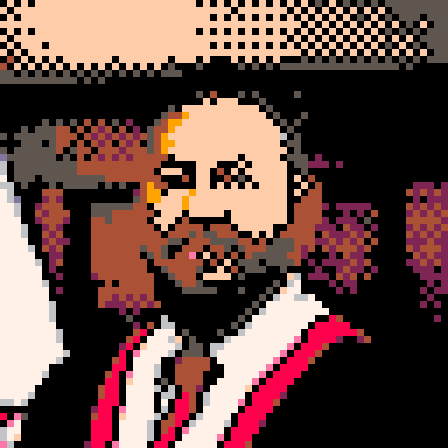
#> input picture pixel-art/salida/pico8.png, 448 x 448 px
$ python -i pixelar.py   (imports and definitions only)
#> lines starting #> are read from the running program, lines starting #| are printed output that depends on the picture
#!/usr/bin/env python3
"""Convierte una imagen normal en pixel art estilo consola retro (Atari, NES, Game Boy...).

Uso rápido:
    python3 pixelar.py foto.jpg --preset nes
    python3 pixelar.py foto.jpg --preset gameboy --crt
    python3 pixelar.py foto.jpg --galeria salida/      # todos los presets + hoja comparativa
    python3 pixelar.py foto.jpg --ancho 72 --paleta pico8 --dither atkinson --contorno

Etapas (cada una se puede ajustar por separado):
  1. Ajuste previo: contraste, saturación, brillo, nitidez, suavizado.
  2. Reducción: la imagen se lleva a pocos píxeles (--ancho), con píxel ancho opcional (--aspecto 2 = Atari/C64).
  3. Paleta: fija de consola (nes, gameboy, atari2600, pico8, c64, cga, zx, sms, ega) o adaptativa (--colores N),
     con límite de colores (--max-colores) y profundidad de bits de la consola (--bits 5 = SNES).
  4. Tramado (dithering): none, floyd, atkinson, sierra, bayer2, bayer4, bayer8 (--intensidad-dither).
  5. Contorno oscuro estilo sprite (--contorno).
  6. Ampliación con vecino más cercano (--escala) y efectos de pantalla: rejilla, scanlines, CRT, viñeta, curvatura.
"""
import argparse
import colorsys
import os
import sys

import numpy as np
from PIL import Image, ImageDraw, ImageEnhance, ImageFilter, ImageFont, ImageOps


# ---------------------------------------------------------------- paletas

def _hex(s):
    return [tuple(int(h[i:i + 2], 16) for i in (0, 2, 4)) for h in s.split()]


NES = _hex("""
7C7C7C 0000FC 0000BC 4428BC 940084 A80020 A81000 881400 503000 007800 006800 005800 004058 000000
BCBCBC 0078F8 0058F8 6844FC D800CC E40058 F83800 E45C10 AC7C00 00B800 00A800 00A844 008888
F8F8F8 3CBCFC 6888FC 9878F8 F878F8 F85898 F87858 FCA044 F8B800 B8F818 58D854 58F898 00E8D8 787878
FCFCFC A4E4FC B8B8F8 D8B8F8 F8B8F8 F8A4C0 F0D0B0 FCE0A8 F8D878 D8F878 B8F8B8 B8F8D8 00FCFC F8D8F8
""")

GAMEBOY = _hex("0F380F 306230 8BAC0F 9BBC0F")
GAMEBOY_POCKET = _hex("000000 555555 AAAAAA FFFFFF")
PICO8 = _hex("000000 1D2B53 7E2553 008751 AB5236 5F574F C2C3C7 FFF1E8 "
             "FF004D FFA300 FFEC27 00E436 29ADFF 83769C FF77A8 FFCCAA")
C64 = _hex("000000 FFFFFF 68372B 70A4B2 6F3D86 588D43 352879 B8C76F "
           "6F4F25 433900 9A6759 444444 6C6C6C 9AD284 6C5EB5 959595")
CGA = _hex("000000 55FFFF FF55FF FFFFFF")
CGA_CALIDA = _hex("000000 55FF55 FF5555 FFFF55")
ZX = _hex("000000 0000D7 D70000 D700D7 00D700 00D7D7 D7D700 D7D7D7 "
          "0000FF FF0000 FF00FF 00FF00 00FFFF FFFF00 FFFFFF")
EGA = _hex("000000 0000AA 00AA00 00AAAA AA0000 AA00AA AA5500 AAAAAA "
           "555555 5555FF 55FF55 55FFFF FF5555 FF55FF FFFF55 FFFFFF")
SMS = [(r, g, b) for r in (0, 85, 170, 255) for g in (0, 85, 170, 255) for b in (0, 85, 170, 255)]


def _atari2600():
    """Paleta NTSC del Atari 2600 (128 colores: 16 tonos x 8 luminancias), generada en YIQ (aproximada)."""
    out = []
    for hue in range(16):
        for lum in range(8):
            y = 0.06 + lum * 0.125
            if hue == 0:
                i = q = 0.0
            else:
                ang = np.deg2rad(-(hue - 1) * 25.7 + 180 + 33)
                sat = 0.20
                i, q = sat * np.cos(ang), sat * np.sin(ang)
            r = y + 0.956 * i + 0.621 * q
            g = y - 0.272 * i - 0.647 * q
            b = y - 1.106 * i + 1.703 * q
            out.append(tuple(int(np.clip(v, 0, 1) * 255) for v in (r, g, b)))
    return out


MONOCROMAS = {"gameboy", "gbpocket"}

PALETAS = {
    "nes": NES, "gameboy": GAMEBOY, "gbpocket": GAMEBOY_POCKET, "atari2600": _atari2600(),
    "pico8": PICO8, "c64": C64, "cga": CGA, "cga2": CGA_CALIDA, "zx": ZX, "ega": EGA, "sms": SMS,
}


# ---------------------------------------------------------------- color

def rgb_a_lab(rgb):
    """RGB 0-255 (…,3) -> CIELAB, para medir distancias de color como las ve el ojo."""
    c = rgb.astype(np.float64) / 255.0
    c = np.where(c > 0.04045, ((c + 0.055) / 1.055) ** 2.4, c / 12.92)
    m = np.array([[0.4124, 0.3576, 0.1805], [0.2126, 0.7152, 0.0722], [0.0193, 0.1192, 0.9505]])
    xyz = c @ m.T / np.array([0.95047, 1.0, 1.08883])
    f = np.where(xyz > 0.008856, np.cbrt(xyz), 7.787 * xyz + 16 / 116)
    return np.stack([116 * f[..., 1] - 16, 500 * (f[..., 0] - f[..., 1]), 200 * (f[..., 1] - f[..., 2])], -1)


def mas_cercano(pix, pal, pal_lab=None):
    """Índice del color de la paleta más cercano (en Lab) para cada píxel. pix: (N,3) float RGB."""
    if pal_lab is None:
        pal_lab = rgb_a_lab(pal)
    lab = rgb_a_lab(np.clip(pix, 0, 255))
    d = ((lab[:, None, :] - pal_lab[None, :, :]) ** 2).sum(-1)
    return d.argmin(1)


def paleta_adaptativa(img_small, n, bits=None, pesos=None):
    """N colores elegidos para esta imagen (k-means de PIL); opcionalmente encajados en la grilla de bits de la consola.
    pesos (H,W): cada píxel se repite según su peso, para que la cara reciba más colores."""
    if pesos is not None:
        px = np.asarray(img_small).reshape(-1, 3)
        px = np.repeat(px, np.maximum(1, np.round(pesos.ravel())).astype(int), axis=0)
        img_small = Image.fromarray(px[None].astype(np.uint8))
    q = img_small.quantize(colors=n, method=Image.Quantize.MAXCOVERAGE, kmeans=4)
    pal = np.array(q.getpalette()[:n * 3]).reshape(-1, 3)
    if bits:
        pal = cuantizar_bits(pal, bits)
    return np.unique(pal, axis=0)


# [29 lines left out: functions cuantizar_bits, limitar_paleta, _bayer, not called in this run]


DIFUSION = {
    "floyd": [(0, 1, 7 / 16), (1, -1, 3 / 16), (1, 0, 5 / 16), (1, 1, 1 / 16)],
    "atkinson": [(0, 1, 1 / 8), (0, 2, 1 / 8), (1, -1, 1 / 8), (1, 0, 1 / 8), (1, 1, 1 / 8), (2, 0, 1 / 8)],
    "sierra": [(0, 1, 2 / 4), (1, -1, 1 / 4), (1, 0, 1 / 4)],  # Sierra Lite
}


def aplicar_paleta(small, pal, dither="none", intensidad=1.0):
    """small: (H,W,3) uint8. Devuelve (H,W,3) uint8 usando solo colores de pal."""
    pal = np.asarray(pal, dtype=np.float64)
    pal_lab = rgb_a_lab(pal)
    h, w, _ = small.shape
    img = small.astype(np.float64)
    # intensidad puede ser un número o un mapa (H,W): en modo retrato la cara lleva menos tramado
    inten = np.broadcast_to(np.asarray(intensidad, dtype=np.float64), (h, w))

    if dither.startswith("bayer"):
        n = int(dither[5:])
        m = _bayer(n)
        umbral = np.tile(m, (h // n + 1, w // n + 1))[:h, :w, None]
        # el salto típico entre colores de la paleta da la amplitud del tramado
        dist = np.sqrt(((pal[:, None] - pal[None]) ** 2).sum(-1))
        dist[dist == 0] = np.inf
        paso = np.median(dist.min(1))
        img = img + umbral * paso * inten[..., None]
        idx = mas_cercano(img.reshape(-1, 3), pal, pal_lab).reshape(h, w)
        return pal[idx].astype(np.uint8)

    if dither in DIFUSION:
        reglas = DIFUSION[dither]
        out = np.zeros_like(img)
        for y in range(h):
            # recorrido serpentina: evita las "vetas" diagonales
            xs = range(w) if y % 2 == 0 else range(w - 1, -1, -1)
            sgn = 1 if y % 2 == 0 else -1
            for x in xs:
                viejo = img[y, x]
                nuevo = pal[mas_cercano(viejo[None], pal, pal_lab)[0]]
                out[y, x] = nuevo
                err = (viejo - nuevo) * inten[y, x]
                for dy, dx, f in reglas:
                    yy, xx = y + dy, x + dx * sgn
                    if 0 <= yy < h and 0 <= xx < w:
                        img[yy, xx] += err * f
        return out.astype(np.uint8)

    idx = mas_cercano(img.reshape(-1, 3), pal, pal_lab).reshape(h, w)
    return pal[idx].astype(np.uint8)


# ---------------------------------------------------------------- contorno

# [19 lines left out: function contorno, not called in this run]


def mas_oscuro(pal):
    pal = np.asarray(pal)
    return pal[(pal @ np.array([0.299, 0.587, 0.114])).argmin()]


# [102 lines left out: functions silueta, _opencv, detectar_sujeto, tratar_fondo, encuadrar, not called in this run]


def _reducir(m, size):
    return np.asarray(Image.fromarray((m * 255).astype(np.uint8)).resize(size, Image.BOX)) / 255.0


# ---------------------------------------------------------------- efectos de pantalla

def ampliar(px, escala, aspecto=1):
    im = Image.fromarray(px)
    return im.resize((px.shape[1] * escala * aspecto, px.shape[0] * escala), Image.NEAREST)


# [38 lines left out: functions rejilla, scanlines, crt, not called in this run]


# ---------------------------------------------------------------- presets

PRESETS = {
    # ancho = píxeles "reales" de la consola a lo ancho del retrato
    "atari2600": dict(ancho=56, aspecto=2, paleta="atari2600", max_colores=10, dither="none",
                      contraste=1.3, saturacion=1.3, desc="Atari 2600: píxeles anchos 2:1, 10 colores NTSC"),
    "nes": dict(ancho=64, paleta="nes", max_colores=12, dither="bayer4", intensidad=0.5, contorno=True,
                contraste=1.2, saturacion=1.25, desc="NES/Famicom: paleta 2C02, 12 colores, tramado Bayer"),
    "gameboy": dict(ancho=80, paleta="gameboy", dither="bayer4", intensidad=0.5, autocontraste=True,
                    desc="Game Boy DMG: 4 verdes, tramado ordenado"),
    "gbpocket": dict(ancho=80, paleta="gbpocket", dither="floyd", intensidad=0.6, autocontraste=True,
                     desc="Game Boy Pocket: 4 grises, Floyd-Steinberg"),
    "snes": dict(ancho=120, paleta="adaptativa", colores=32, bits=5, dither="bayer2", intensidad=0.3,
                 contraste=1.1, saturacion=1.15, desc="SNES: 32 colores de 15 bits"),
    "genesis": dict(ancho=104, paleta="adaptativa", colores=16, bits=3, dither="bayer2", intensidad=0.6,
                    contraste=1.15, saturacion=1.2, desc="Sega Genesis: 16 colores de 9 bits"),
    "sms": dict(ancho=88, paleta="sms", max_colores=16, dither="bayer4", intensidad=0.5,
                contraste=1.2, saturacion=1.3, desc="Master System: 64 colores RGB222, 16 en pantalla"),
    "pico8": dict(ancho=64, paleta="pico8", dither="bayer4", intensidad=0.4, contorno=True, umbral_contorno=80,
                  contraste=1.15, saturacion=1.2, desc="PICO-8: 16 colores, contorno de sprite"),
    "c64": dict(ancho=80, aspecto=2, paleta="c64", dither="bayer4", intensidad=0.6,
                contraste=1.2, saturacion=1.0, brillo=0.85, desc="Commodore 64 multicolor: píxeles anchos, 16 colores"),
    "cga": dict(ancho=80, paleta="cga", dither="bayer4", intensidad=1.0, autocontraste=True,
                desc="PC CGA modo 4: negro, cian, magenta, blanco"),
    "zx": dict(ancho=96, paleta="zx", dither="bayer4", intensidad=0.7, contraste=1.2, saturacion=1.1,
               desc="ZX Spectrum: 15 colores, tramado ordenado"),
}


# ---------------------------------------------------------------- pipeline

def pixelar(img, ancho=64, aspecto=1, paleta="adaptativa", colores=16, max_colores=None, bits=None,
            dither="none", intensidad=1.0, contorno_on=False, umbral_contorno=60,
            contraste=1.0, saturacion=1.0, brillo=1.0, nitidez=1.0, suavizar=0, autocontraste=False, recorte=None,
            retrato=False, fondo=None, color_fondo=None, encuadre=None, silueta_on=None, **_):
    """Devuelve la imagen en su resolución "de consola" (H,W,3) uint8.

    retrato=True prioriza a la persona: fondo simplificado, más colores y nitidez para la cara,
    menos tramado sobre la piel, delineado de la silueta y del interior solo en la persona."""
    img = img.convert("RGB")
    if recorte:
        img = img.crop(recorte)
    persona = cara = None
    if retrato:
        persona, cara, caja = detectar_sujeto(img)
        if encuadre:
            img, (persona, cara) = encuadrar(img, (persona, cara), caja, encuadre)
        # piel sin textura (la mediana aplana manchas y conserva bordes) y luego nitidez a la escala del píxel
        # final, para que ojos, cejas y barba sobrevivan a la reducción
        bloque = img.width / ancho
        lisa = img.filter(ImageFilter.MedianFilter(max(3, int(bloque * 0.6) | 1)))
        nitida = np.asarray(lisa.filter(ImageFilter.UnsharpMask(radius=bloque * 0.8, percent=70, threshold=2)))
        m = np.clip(persona * 0.5 + cara, 0, 1)[..., None]
        img = Image.fromarray((nitida * m + np.asarray(img) * (1 - m)).astype(np.uint8))
        img = tratar_fondo(img, persona, fondo or "suave", color_fondo, ancho)
    if autocontraste:
        img = ImageOps.autocontrast(img, cutoff=1)  # estira el rango: clave con paletas de 4 colores
    if suavizar:
        img = img.filter(ImageFilter.MedianFilter(suavizar))
    for enh, v in ((ImageEnhance.Contrast, contraste), (ImageEnhance.Color, saturacion),
                   (ImageEnhance.Brightness, brillo), (ImageEnhance.Sharpness, nitidez)):
        if v != 1.0:
            img = enh(img).enhance(v)
    w = max(1, ancho // aspecto)
    h = max(1, round(img.height / img.width * ancho))
    small = img.resize((w, h), Image.BOX)  # promedio por bloque: menos ruido que tomar un píxel suelto
    arr = np.asarray(small)
    pesos = zona = None
    if retrato:
        persona, cara = _reducir(persona, (w, h)), _reducir(cara, (w, h))
        pesos = 1 + 3 * persona + 10 * cara
        intensidad = intensidad * (0.3 + 0.7 * persona) * (1 - 0.7 * cara)  # tramado sobre la ropa, no en piel ni fondo
        zona = persona > 0.5
        if silueta_on is None:
            silueta_on = True

    if paleta in MONOCROMAS:
        # consolas de un solo tono: se trabaja en grises y luego se tiñe con la rampa de la paleta
        rampa = np.array(sorted(PALETAS[paleta], key=lambda c: sum(c)))
        gris = np.repeat(np.asarray(small.convert("L"))[..., None], 3, -1)
        grises = np.linspace(0, 255, len(rampa)).round()[:, None].repeat(3, 1)
        px = aplicar_paleta(gris, grises, dither, intensidad)
        px = rampa[np.abs(px[..., :1] - grises[None, None, :, 0]).argmin(-1)].astype(np.uint8)
        pal = rampa
    else:
        if paleta == "adaptativa":
            pal = paleta_adaptativa(small, colores, bits, pesos)
        else:
            pal = limitar_paleta(arr, np.array(PALETAS[paleta]), max_colores, pesos)
        px = aplicar_paleta(arr, pal, dither, intensidad)
    if contorno_on:
        px = contorno(px, pal, umbral_contorno, zona=zona)
    if silueta_on and persona is not None:
        px = silueta(px, persona, mas_oscuro(pal))
    return px


# [120 lines left out: functions salida, config, galeria, main, not called in this run]


# [2 lines not run here, left out]

>>> from PIL import Image
>>> picture = Image.open('salida/pico8.png')
#> picture is the input picture: PIL image 448x448 RGB; mean R, G, B 104.4, 74, 68.3
>>> result = pixelar(picture)
#> in pixelar, `small = img.resize((w, h), Image.BOX)`:
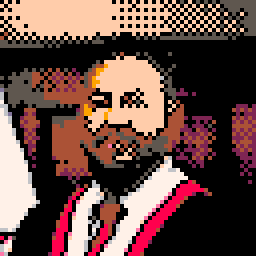
#> small: PIL image 64x64 RGB (shown 4 times larger); mean R, G, B 104.4, 74, 68.3
#> in paleta_adaptativa, `pal = np.array(q.getpalette()[:n * 3]).reshape(-1, 3)`: pal = 16 rows, first 8: [255, 241, 232], [0, 0, 0], [255, 0, 77], [131, 118, 156], [255, 163, 0], [255, 119, 168], [171, 82, 54], [194, 195, 199]
#> in pixelar, `pal = paleta_adaptativa(small, colores, bits, pesos)`: pal = [[0, 0, 0], [95, 87, 79], [126, 37, 83], [131, 118, 156], [171, 82, 54], [194, 195, 199], [255, 0, 77], [255, 119, 168], [255, 163, 0], [255, 204, 170], [255, 241, 232]]
#> in rgb_a_lab, `c = rgb.astype(np.float64) / 255.0`: c = [[0, 0, 0], [0.373, 0.341, 0.31], [0.494, 0.145, 0.325], [0.514, 0.463, 0.612], [0.671, 0.322, 0.212], [0.761, 0.765, 0.78], [1, 0, 0.302], [1, 0.467, 0.659], [1, 0.639, 0], [1, 0.8, 0.667], [1, 0.945, 0.91]]
#> in rgb_a_lab, `c = np.where(c > 0.04045, ((c + 0.055) / 1.055) ** 2.4, c / 12.92)`: c = [[0, 0, 0], [0.114, 0.0953, 0.0782], [0.209, 0.0185, 0.0865], [0.227, 0.181, 0.332], [0.407, 0.0844, 0.0369], [0.539, 0.546, 0.571], [1, 0, 0.0742], [1, 0.184, 0.392], [1, 0.366, 0], [1, 0.604, 0.402], [1, 0.88, 0.807]]
#> in rgb_a_lab, `xyz = c @ m.T / np.array([0.95047, 1.0, 1.08883])`: xyz = [[0, 0, 0], [0.1, 0.0981, 0.0807], [0.114, 0.0638, 0.0812], [0.23, 0.202, 0.314], [0.215, 0.15, 0.0487], [0.548, 0.546, 0.568], [0.448, 0.218, 0.0825], [0.578, 0.373, 0.38], [0.572, 0.475, 0.0578], [0.737, 0.673, 0.435], [0.918, 0.9, 0.818]]
#> in rgb_a_lab, `f = np.where(xyz > 0.008856, np.cbrt(xyz), 7.787 * xyz + 16 / 116)`: f = [[0.138, 0.138, 0.138], [0.465, 0.461, 0.432], [0.485, 0.4, 0.433], [0.612, 0.587, 0.68], [0.599, 0.531, 0.365], [0.818, 0.817, 0.828], [0.765, 0.602, 0.435], [0.833, 0.72, 0.724], [0.83, 0.78, 0.387], [0.903, 0.877, 0.758], [0.972, 0.965, 0.935]]
#> in aplicar_paleta, `pal_lab = rgb_a_lab(pal)`: pal_lab = [[0, 0, 0], [37.51, 1.73, 5.82], [30.36, 42.55, -6.69], [52.04, 12.96, -18.63], [45.58, 34.32, 33.15], [78.82, 0.405, -2.13], [53.81, 81.68, 33.29], [67.49, 56.56, -0.887], [74.48, 24.98, 78.66], [85.68, 13.45, 23.8], [96, 3.22, 6.02]]
#> in aplicar_paleta, `idx = mas_cercano(img.reshape(-1, 3), pal, pal_lab).reshape(h, w)`:
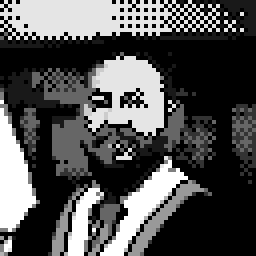
#> idx: shape (64, 64) int64 (shown 4 times larger); min 0, max 10, mean 3.18; drawn with min black and max white

$ run again, on pixel-art/salida/atari2600_crt.png
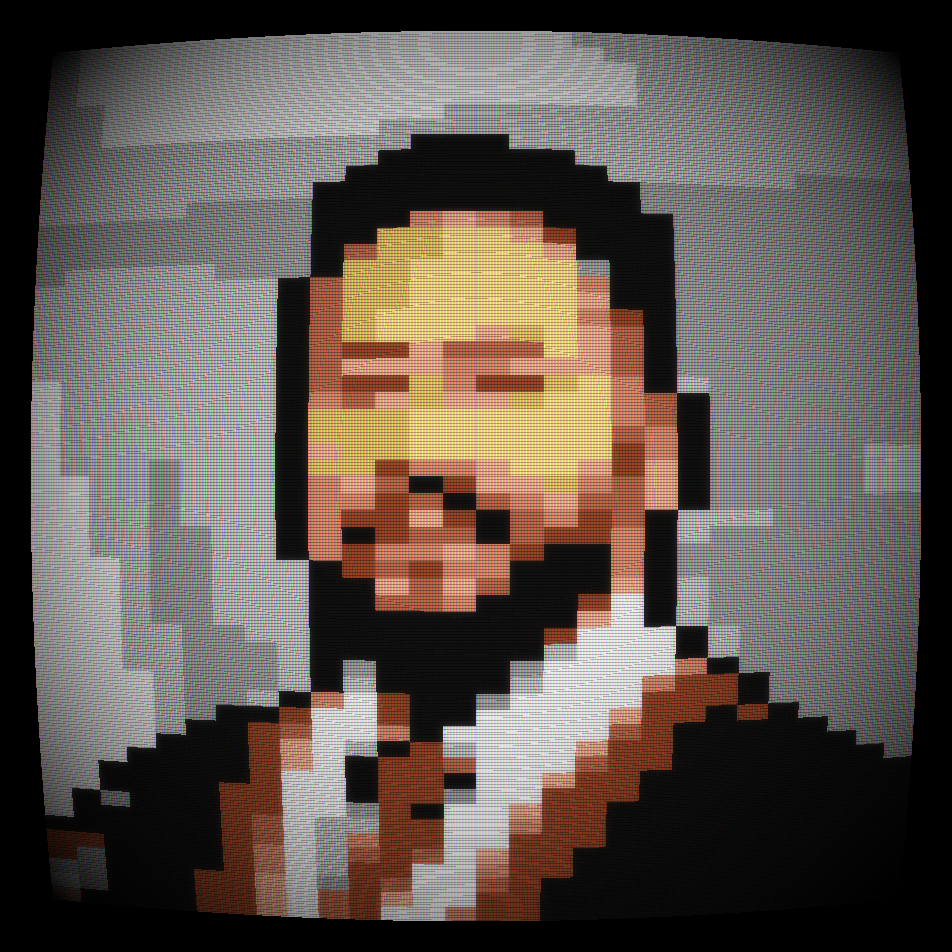
#> input picture pixel-art/salida/atari2600_crt.png, 952 x 952 px
#> picture is the input picture: PIL image 952x952 RGB; mean R, G, B 94.8, 85, 78.1
#> in paleta_adaptativa, `pal = np.array(q.getpalette()[:n * 3]).reshape(-1, 3)`: pal = 16 rows, first 8: [202, 201, 201], [6, 6, 6], [159, 94, 68], [218, 190, 121], [78, 77, 77], [125, 125, 125], [104, 104, 103], [110, 54, 33]
#> in pixelar, `pal = paleta_adaptativa(small, colores, bits, pesos)`: pal = 16 rows, first 8: [6, 6, 6], [41, 36, 34], [74, 40, 27], [78, 77, 77], [104, 104, 103], [110, 54, 33], [125, 125, 125], [133, 76, 54]
#> in rgb_a_lab, `c = rgb.astype(np.float64) / 255.0`: c = 16 rows, first 8: [0.0235, 0.0235, 0.0235], [0.161, 0.141, 0.133], [0.29, 0.157, 0.106], [0.306, 0.302, 0.302], [0.408, 0.408, 0.404], [0.431, 0.212, 0.129], [0.49, 0.49, 0.49], [0.522, 0.298, 0.212]
#> in rgb_a_lab, `c = np.where(c > 0.04045, ((c + 0.055) / 1.055) ** 2.4, c / 12.92)`: c = 16 rows, first 8: [0.00182, 0.00182, 0.00182], [0.0222, 0.0176, 0.016], [0.0685, 0.0212, 0.011], [0.0762, 0.0742, 0.0742], [0.138, 0.138, 0.136], [0.156, 0.0369, 0.0152], [0.205, 0.205, 0.205], [0.235, 0.0723, 0.0369]
#> xyz = 16 rows, first 8: [0.00182, 0.00182, 0.00182], [0.0193, 0.0185, 0.0163], [0.0398, 0.0305, 0.0131], [0.0751, 0.0746, 0.0743], [0.138, 0.138, 0.136], [0.0844, 0.0606, 0.0201], [0.205, 0.205, 0.205], [0.136, 0.104, 0.0443]
#> f = 16 rows, first 8: [0.152, 0.152, 0.152], [0.268, 0.264, 0.253], [0.341, 0.313, 0.236], [0.422, 0.421, 0.42], [0.517, 0.517, 0.514], [0.439, 0.393, 0.272], [0.59, 0.59, 0.59], [0.514, 0.471, 0.354]
#> pal_lab = 16 rows, first 8: [1.65, 0.000224, -0.000443], [14.67, 1.9, 2.19], [20.25, 14.42, 15.35], [32.84, 0.412, 0.14], [43.98, -0.203, 0.556], [29.57, 22.91, 24.21], [52.41, 0.0031, -0.00614], [38.59, 21.81, 23.37]
#> in aplicar_paleta, `idx = mas_cercano(img.reshape(-1, 3), pal, pal_lab).reshape(h, w)`:
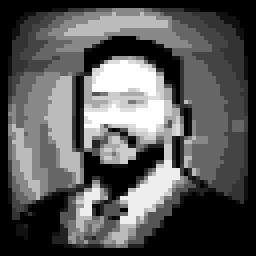
#> idx: shape (64, 64) int64 (shown 4 times larger); min 0, max 15, mean 5.14; drawn with min black and max white
#> in aplicar_paleta, `return pal[idx].astype(np.uint8)`:
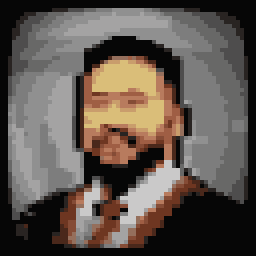
#> returned value: shape (64, 64, 3) (shown 4 times larger); mean of channels 0, 1, 2 95, 85.4, 78.4; drawn as R, G, B
